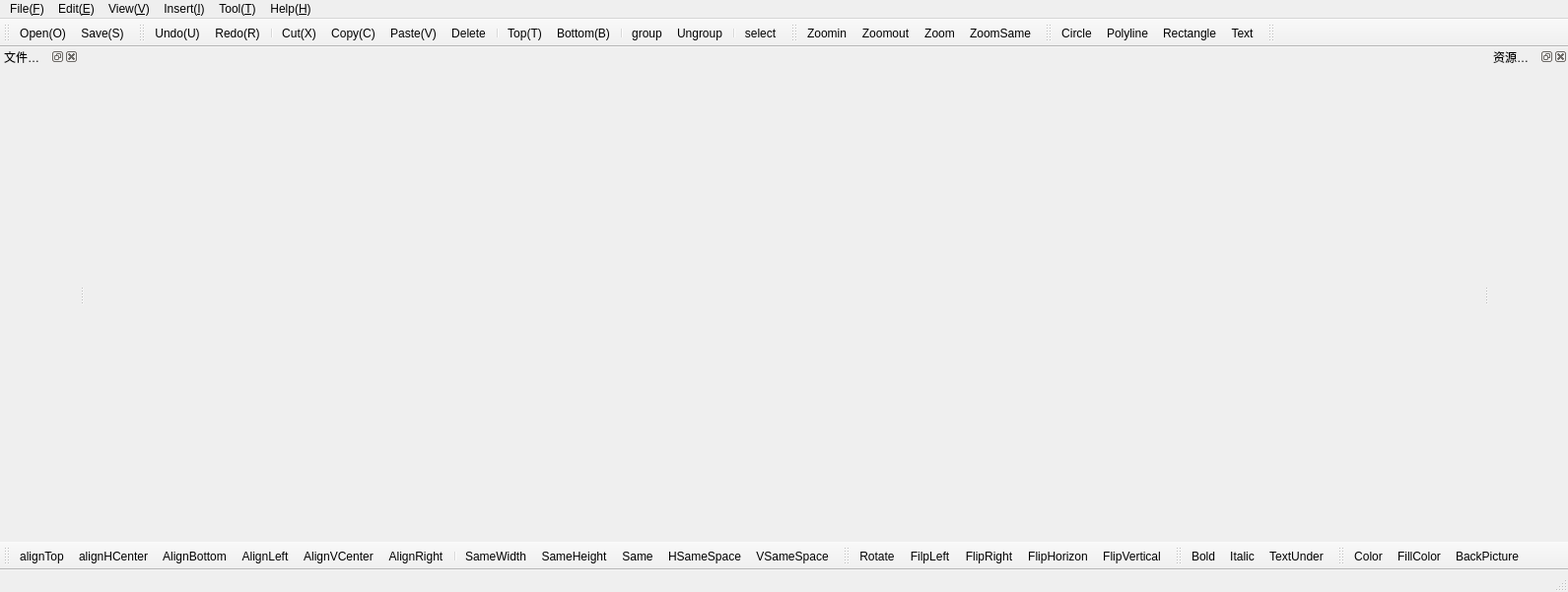
<?xml version="1.0" encoding="UTF-8"?>
<ui version="4.0">
 <class>GraphEditorMainWindow</class>
 <widget class="QMainWindow" name="GraphEditorMainWindow">
  <property name="geometry">
   <rect>
    <x>0</x>
    <y>0</y>
    <width>1591</width>
    <height>601</height>
   </rect>
  </property>
  <property name="windowTitle">
   <string>HDrawGraphMainWindow</string>
  </property>
  <widget class="QWidget" name="centralWidget">
   <layout class="QGridLayout" name="gridLayout">
    <item row="0" column="0">
     <layout class="QHBoxLayout" name="horizontalLayout"/>
    </item>
   </layout>
  </widget>
  <widget class="QMenuBar" name="menuBar">
   <property name="geometry">
    <rect>
     <x>0</x>
     <y>0</y>
     <width>1591</width>
     <height>23</height>
    </rect>
   </property>
   <widget class="QMenu" name="menuFile_F">
    <property name="title">
     <string>File(&amp;F)</string>
    </property>
    <addaction name="actionNew_N"/>
    <addaction name="actionOpen_O"/>
    <addaction name="separator"/>
    <addaction name="actionSave_S"/>
    <addaction name="actionSave_As"/>
    <addaction name="actionPrint_P"/>
    <addaction name="separator"/>
    <addaction name="actionExit_E"/>
   </widget>
   <widget class="QMenu" name="menuEdit_E">
    <property name="title">
     <string>Edit(&amp;E)</string>
    </property>
    <addaction name="actionUndo_U"/>
    <addaction name="actionRedo_R"/>
    <addaction name="separator"/>
    <addaction name="actionCut_X"/>
    <addaction name="actionCopy_C"/>
    <addaction name="actionPaste_V"/>
    <addaction name="actionDelete"/>
    <addaction name="separator"/>
    <addaction name="actionTop_T"/>
    <addaction name="actionBottom_B"/>
    <addaction name="separator"/>
    <addaction name="actionAttribute"/>
   </widget>
   <widget class="QMenu" name="menuView">
    <property name="title">
     <string>View(&amp;V)</string>
    </property>
    <addaction name="actionZoomin"/>
    <addaction name="actionZoomout"/>
    <addaction name="actionZoom"/>
    <addaction name="actionZoomSame"/>
   </widget>
   <widget class="QMenu" name="menuInsert_I">
    <property name="title">
     <string>Insert(&amp;I)</string>
    </property>
    <addaction name="actionLine"/>
    <addaction name="actionRectangle"/>
    <addaction name="actionPolyline"/>
    <addaction name="actionPolygon"/>
    <addaction name="actionArc"/>
    <addaction name="actionText"/>
   </widget>
   <widget class="QMenu" name="menuTool">
    <property name="title">
     <string>Tool(&amp;T)</string>
    </property>
   </widget>
   <widget class="QMenu" name="menuHelp_H">
    <property name="title">
     <string>Help(&amp;H)</string>
    </property>
    <addaction name="actionAbout_A"/>
   </widget>
   <addaction name="menuFile_F"/>
   <addaction name="menuEdit_E"/>
   <addaction name="menuView"/>
   <addaction name="menuInsert_I"/>
   <addaction name="menuTool"/>
   <addaction name="menuHelp_H"/>
  </widget>
  <widget class="QStatusBar" name="statusBar"/>
  <widget class="QDockWidget" name="fileDockWidget">
   <property name="minimumSize">
    <size>
     <width>80</width>
     <height>38</height>
    </size>
   </property>
   <property name="windowTitle">
    <string>文件列表</string>
   </property>
   <attribute name="dockWidgetArea">
    <number>1</number>
   </attribute>
   <widget class="QWidget" name="dockWidgetContents"/>
  </widget>
  <widget class="QDockWidget" name="resDockWidget">
   <property name="minimumSize">
    <size>
     <width>80</width>
     <height>38</height>
    </size>
   </property>
   <property name="maximumSize">
    <size>
     <width>524287</width>
     <height>524287</height>
    </size>
   </property>
   <property name="windowTitle">
    <string>资源列表</string>
   </property>
   <attribute name="dockWidgetArea">
    <number>2</number>
   </attribute>
   <widget class="QWidget" name="dockWidgetContents_2"/>
  </widget>
  <widget class="QToolBar" name="mainToolBar">
   <property name="maximumSize">
    <size>
     <width>16777215</width>
     <height>16777215</height>
    </size>
   </property>
   <property name="iconSize">
    <size>
     <width>20</width>
     <height>20</height>
    </size>
   </property>
   <attribute name="toolBarArea">
    <enum>TopToolBarArea</enum>
   </attribute>
   <attribute name="toolBarBreak">
    <bool>false</bool>
   </attribute>
   <addaction name="actionOpen_O"/>
   <addaction name="actionSave_S"/>
  </widget>
  <widget class="QToolBar" name="AlignBar">
   <property name="windowTitle">
    <string>toolBar</string>
   </property>
   <property name="allowedAreas">
    <set>Qt::BottomToolBarArea</set>
   </property>
   <property name="iconSize">
    <size>
     <width>20</width>
     <height>20</height>
    </size>
   </property>
   <attribute name="toolBarArea">
    <enum>BottomToolBarArea</enum>
   </attribute>
   <attribute name="toolBarBreak">
    <bool>false</bool>
   </attribute>
   <addaction name="actionAlignTop"/>
   <addaction name="actionAlignHCenter"/>
   <addaction name="actionAlignBottom"/>
   <addaction name="actionAlignLeft"/>
   <addaction name="actionAlignVCenter"/>
   <addaction name="actionAlignRight"/>
   <addaction name="separator"/>
   <addaction name="actionSameWidth"/>
   <addaction name="actionSameHeight"/>
   <addaction name="actionSame"/>
   <addaction name="actionHSameSpace"/>
   <addaction name="actionVSameSpace"/>
  </widget>
  <widget class="QToolBar" name="RotateBar">
   <property name="windowTitle">
    <string>toolBar</string>
   </property>
   <attribute name="toolBarArea">
    <enum>BottomToolBarArea</enum>
   </attribute>
   <attribute name="toolBarBreak">
    <bool>false</bool>
   </attribute>
   <addaction name="actionRotate"/>
   <addaction name="actionFilpLeft"/>
   <addaction name="actionFlipRight"/>
   <addaction name="actionFlipHorizon"/>
   <addaction name="actionFlipVertical"/>
  </widget>
  <widget class="QToolBar" name="fontBar">
   <property name="windowTitle">
    <string>toolBar</string>
   </property>
   <attribute name="toolBarArea">
    <enum>BottomToolBarArea</enum>
   </attribute>
   <attribute name="toolBarBreak">
    <bool>false</bool>
   </attribute>
   <addaction name="actionBold"/>
   <addaction name="actionItalic"/>
   <addaction name="actionTextUnder"/>
  </widget>
  <widget class="QToolBar" name="colorBar">
   <property name="windowTitle">
    <string>toolBar</string>
   </property>
   <attribute name="toolBarArea">
    <enum>BottomToolBarArea</enum>
   </attribute>
   <attribute name="toolBarBreak">
    <bool>false</bool>
   </attribute>
   <addaction name="actionColor"/>
   <addaction name="actionFillColor"/>
   <addaction name="actionBackPicture"/>
  </widget>
  <widget class="QToolBar" name="editBar">
   <property name="windowTitle">
    <string>toolBar</string>
   </property>
   <attribute name="toolBarArea">
    <enum>TopToolBarArea</enum>
   </attribute>
   <attribute name="toolBarBreak">
    <bool>false</bool>
   </attribute>
   <addaction name="actionUndo_U"/>
   <addaction name="actionRedo_R"/>
   <addaction name="separator"/>
   <addaction name="actionCut_X"/>
   <addaction name="actionCopy_C"/>
   <addaction name="actionPaste_V"/>
   <addaction name="actionDelete"/>
   <addaction name="separator"/>
   <addaction name="actionTop_T"/>
   <addaction name="actionBottom_B"/>
   <addaction name="separator"/>
   <addaction name="actionGroup"/>
   <addaction name="actionUngroup"/>
   <addaction name="separator"/>
   <addaction name="actionSelect"/>
  </widget>
  <widget class="QToolBar" name="zoomBar">
   <property name="windowTitle">
    <string>toolBar</string>
   </property>
   <attribute name="toolBarArea">
    <enum>TopToolBarArea</enum>
   </attribute>
   <attribute name="toolBarBreak">
    <bool>false</bool>
   </attribute>
   <addaction name="actionZoomin"/>
   <addaction name="actionZoomout"/>
   <addaction name="actionZoom"/>
   <addaction name="actionZoomSame"/>
  </widget>
  <widget class="QToolBar" name="drawBar">
   <property name="windowTitle">
    <string>toolBar</string>
   </property>
   <attribute name="toolBarArea">
    <enum>TopToolBarArea</enum>
   </attribute>
   <attribute name="toolBarBreak">
    <bool>false</bool>
   </attribute>
   <addaction name="actionCircle"/>
   <addaction name="actionPolyline"/>
   <addaction name="actionRectangle"/>
   <addaction name="actionText"/>
  </widget>
  <widget class="QToolBar" name="widgetBar">
   <property name="windowTitle">
    <string>toolBar</string>
   </property>
   <attribute name="toolBarArea">
    <enum>TopToolBarArea</enum>
   </attribute>
   <attribute name="toolBarBreak">
    <bool>false</bool>
   </attribute>
  </widget>
  <action name="actionNew_N">
   <property name="icon">
    <iconset resource="../images.qrc">
     <normaloff>:/images/new.png</normaloff>:/images/new.png</iconset>
   </property>
   <property name="text">
    <string>New(&amp;N)</string>
   </property>
  </action>
  <action name="actionOpen_O">
   <property name="icon">
    <iconset resource="../images.qrc">
     <normaloff>:/images/open.png</normaloff>:/images/open.png</iconset>
   </property>
   <property name="text">
    <string>Open(&amp;O)</string>
   </property>
  </action>
  <action name="actionSave_S">
   <property name="icon">
    <iconset resource="../images.qrc">
     <normaloff>:/images/save.png</normaloff>:/images/save.png</iconset>
   </property>
   <property name="text">
    <string>Save(&amp;S)</string>
   </property>
  </action>
  <action name="actionSave_As">
   <property name="text">
    <string>Save As(&amp;A)</string>
   </property>
  </action>
  <action name="actionPrint_P">
   <property name="text">
    <string>Print(&amp;P)</string>
   </property>
  </action>
  <action name="actionExit_E">
   <property name="text">
    <string>Exit(&amp;E)</string>
   </property>
  </action>
  <action name="actionUndo_U">
   <property name="icon">
    <iconset resource="../images.qrc">
     <normaloff>:/images/edit-undo.png</normaloff>:/images/edit-undo.png</iconset>
   </property>
   <property name="text">
    <string>Undo(&amp;U)</string>
   </property>
  </action>
  <action name="actionRedo_R">
   <property name="icon">
    <iconset resource="../images.qrc">
     <normaloff>:/images/edit-redo.png</normaloff>:/images/edit-redo.png</iconset>
   </property>
   <property name="text">
    <string>Redo(&amp;R)</string>
   </property>
  </action>
  <action name="actionCut_X">
   <property name="icon">
    <iconset resource="../images.qrc">
     <normaloff>:/images/cut.png</normaloff>:/images/cut.png</iconset>
   </property>
   <property name="text">
    <string>Cut(&amp;X)</string>
   </property>
  </action>
  <action name="actionCopy_C">
   <property name="icon">
    <iconset resource="../images.qrc">
     <normaloff>:/images/copy.png</normaloff>:/images/copy.png</iconset>
   </property>
   <property name="text">
    <string>Copy(&amp;C)</string>
   </property>
  </action>
  <action name="actionPaste_V">
   <property name="icon">
    <iconset resource="../images.qrc">
     <normaloff>:/images/paste.png</normaloff>:/images/paste.png</iconset>
   </property>
   <property name="text">
    <string>Paste(&amp;V)</string>
   </property>
  </action>
  <action name="actionDelete">
   <property name="icon">
    <iconset resource="../images.qrc">
     <normaloff>:/images/delete.png</normaloff>:/images/delete.png</iconset>
   </property>
   <property name="text">
    <string>Delete</string>
   </property>
  </action>
  <action name="actionTop_T">
   <property name="icon">
    <iconset resource="../images.qrc">
     <normaloff>:/images/shape_move_front.png</normaloff>:/images/shape_move_front.png</iconset>
   </property>
   <property name="text">
    <string>Top(&amp;T)</string>
   </property>
  </action>
  <action name="actionBottom_B">
   <property name="icon">
    <iconset resource="../images.qrc">
     <normaloff>:/images/shape_move_back.png</normaloff>:/images/shape_move_back.png</iconset>
   </property>
   <property name="text">
    <string>Bottom(&amp;B)</string>
   </property>
  </action>
  <action name="actionAttribute">
   <property name="icon">
    <iconset resource="../images.qrc">
     <normaloff>:/images/config.png</normaloff>:/images/config.png</iconset>
   </property>
   <property name="text">
    <string>Attribute</string>
   </property>
  </action>
  <action name="actionAlignTop">
   <property name="icon">
    <iconset resource="../images.qrc">
     <normaloff>:/images/shape_align_top.png</normaloff>:/images/shape_align_top.png</iconset>
   </property>
   <property name="text">
    <string>alignTop</string>
   </property>
  </action>
  <action name="actionAlignHCenter">
   <property name="icon">
    <iconset resource="../images.qrc">
     <normaloff>:/images/shape_align_middle.png</normaloff>:/images/shape_align_middle.png</iconset>
   </property>
   <property name="text">
    <string>alignHCenter</string>
   </property>
  </action>
  <action name="actionAlignBottom">
   <property name="icon">
    <iconset resource="../images.qrc">
     <normaloff>:/images/shape_align_bottom.png</normaloff>:/images/shape_align_bottom.png</iconset>
   </property>
   <property name="text">
    <string>AlignBottom</string>
   </property>
  </action>
  <action name="actionAlignLeft">
   <property name="icon">
    <iconset resource="../images.qrc">
     <normaloff>:/images/shape_align_left.png</normaloff>:/images/shape_align_left.png</iconset>
   </property>
   <property name="text">
    <string>AlignLeft</string>
   </property>
  </action>
  <action name="actionAlignVCenter">
   <property name="icon">
    <iconset resource="../images.qrc">
     <normaloff>:/images/shape_align_center.png</normaloff>:/images/shape_align_center.png</iconset>
   </property>
   <property name="text">
    <string>AlignVCenter</string>
   </property>
  </action>
  <action name="actionAlignRight">
   <property name="icon">
    <iconset resource="../images.qrc">
     <normaloff>:/images/shape_align_right.png</normaloff>:/images/shape_align_right.png</iconset>
   </property>
   <property name="text">
    <string>AlignRight</string>
   </property>
  </action>
  <action name="actionRotate">
   <property name="icon">
    <iconset resource="../images.qrc">
     <normaloff>:/images/rotate.png</normaloff>:/images/rotate.png</iconset>
   </property>
   <property name="text">
    <string>Rotate</string>
   </property>
  </action>
  <action name="actionFilpLeft">
   <property name="icon">
    <iconset resource="../images.qrc">
     <normaloff>:/images/shape_rotate_anticlockwise.png</normaloff>:/images/shape_rotate_anticlockwise.png</iconset>
   </property>
   <property name="text">
    <string>FilpLeft</string>
   </property>
  </action>
  <action name="actionFlipRight">
   <property name="icon">
    <iconset resource="../images.qrc">
     <normaloff>:/images/shape_rotate_clockwise.png</normaloff>:/images/shape_rotate_clockwise.png</iconset>
   </property>
   <property name="text">
    <string>FlipRight</string>
   </property>
  </action>
  <action name="actionFlipHorizon">
   <property name="icon">
    <iconset resource="../images.qrc">
     <normaloff>:/images/shape_flip_horizontal.png</normaloff>:/images/shape_flip_horizontal.png</iconset>
   </property>
   <property name="text">
    <string>FlipHorizon</string>
   </property>
  </action>
  <action name="actionFlipVertical">
   <property name="icon">
    <iconset resource="../images.qrc">
     <normaloff>:/images/shape_flip_vertical.png</normaloff>:/images/shape_flip_vertical.png</iconset>
   </property>
   <property name="text">
    <string>FlipVertical</string>
   </property>
  </action>
  <action name="actionBold">
   <property name="icon">
    <iconset resource="../images.qrc">
     <normaloff>:/images/text_bold.png</normaloff>:/images/text_bold.png</iconset>
   </property>
   <property name="text">
    <string>Bold</string>
   </property>
  </action>
  <action name="actionItalic">
   <property name="icon">
    <iconset resource="../images.qrc">
     <normaloff>:/images/text_italic.png</normaloff>:/images/text_italic.png</iconset>
   </property>
   <property name="text">
    <string>Italic</string>
   </property>
  </action>
  <action name="actionTextUnder">
   <property name="icon">
    <iconset resource="../images.qrc">
     <normaloff>:/images/text_underline.png</normaloff>:/images/text_underline.png</iconset>
   </property>
   <property name="text">
    <string>TextUnder</string>
   </property>
  </action>
  <action name="actionColor">
   <property name="icon">
    <iconset resource="../images.qrc">
     <normaloff>:/images/format_stroke_color.png</normaloff>:/images/format_stroke_color.png</iconset>
   </property>
   <property name="text">
    <string>Color</string>
   </property>
  </action>
  <action name="actionFillColor">
   <property name="icon">
    <iconset resource="../images.qrc">
     <normaloff>:/images/format_fill_color.png</normaloff>:/images/format_fill_color.png</iconset>
   </property>
   <property name="text">
    <string>FillColor</string>
   </property>
  </action>
  <action name="actionBackPicture">
   <property name="icon">
    <iconset resource="../images.qrc">
     <normaloff>:/images/games_config_background.png</normaloff>:/images/games_config_background.png</iconset>
   </property>
   <property name="text">
    <string>BackPicture</string>
   </property>
  </action>
  <action name="actionGroup">
   <property name="icon">
    <iconset resource="../images.qrc">
     <normaloff>:/images/shape_group.png</normaloff>:/images/shape_group.png</iconset>
   </property>
   <property name="text">
    <string>group</string>
   </property>
  </action>
  <action name="actionUngroup">
   <property name="icon">
    <iconset resource="../images.qrc">
     <normaloff>:/images/shape_ungroup.png</normaloff>:/images/shape_ungroup.png</iconset>
   </property>
   <property name="text">
    <string>Ungroup</string>
   </property>
  </action>
  <action name="actionSelect">
   <property name="icon">
    <iconset resource="../images.qrc">
     <normaloff>:/images/select.png</normaloff>:/images/select.png</iconset>
   </property>
   <property name="text">
    <string>select</string>
   </property>
  </action>
  <action name="actionZoomin">
   <property name="icon">
    <iconset resource="../images.qrc">
     <normaloff>:/images/zoom_in.png</normaloff>:/images/zoom_in.png</iconset>
   </property>
   <property name="text">
    <string>Zoomin</string>
   </property>
  </action>
  <action name="actionZoomout">
   <property name="icon">
    <iconset resource="../images.qrc">
     <normaloff>:/images/zoom_out.png</normaloff>:/images/zoom_out.png</iconset>
   </property>
   <property name="text">
    <string>Zoomout</string>
   </property>
  </action>
  <action name="actionZoom">
   <property name="icon">
    <iconset resource="../images.qrc">
     <normaloff>:/images/zoom.png</normaloff>:/images/zoom.png</iconset>
   </property>
   <property name="text">
    <string>Zoom</string>
   </property>
  </action>
  <action name="actionText">
   <property name="icon">
    <iconset resource="../images.qrc">
     <normaloff>:/images/text.png</normaloff>:/images/text.png</iconset>
   </property>
   <property name="text">
    <string>Text</string>
   </property>
  </action>
  <action name="actionZoomSame">
   <property name="icon">
    <iconset resource="../images.qrc">
     <normaloff>:/images/zoom_same.png</normaloff>:/images/zoom_same.png</iconset>
   </property>
   <property name="text">
    <string>ZoomSame</string>
   </property>
  </action>
  <action name="actionLine">
   <property name="icon">
    <iconset resource="../images.qrc">
     <normaloff>:/images/line.png</normaloff>:/images/line.png</iconset>
   </property>
   <property name="text">
    <string>Line</string>
   </property>
  </action>
  <action name="actionRectangle">
   <property name="icon">
    <iconset resource="../images.qrc">
     <normaloff>:/images/rectangle.png</normaloff>:/images/rectangle.png</iconset>
   </property>
   <property name="text">
    <string>Rectangle</string>
   </property>
  </action>
  <action name="actionPolyline">
   <property name="icon">
    <iconset resource="../images.qrc">
     <normaloff>:/images/polyline.png</normaloff>:/images/polyline.png</iconset>
   </property>
   <property name="text">
    <string>Polyline</string>
   </property>
  </action>
  <action name="actionPolygon">
   <property name="icon">
    <iconset resource="../images.qrc">
     <normaloff>:/images/polygon.png</normaloff>:/images/polygon.png</iconset>
   </property>
   <property name="text">
    <string>Polygon</string>
   </property>
  </action>
  <action name="actionCircle">
   <property name="icon">
    <iconset resource="../images.qrc">
     <normaloff>:/images/circle.png</normaloff>:/images/circle.png</iconset>
   </property>
   <property name="text">
    <string>Circle</string>
   </property>
  </action>
  <action name="actionArc">
   <property name="icon">
    <iconset resource="../images.qrc">
     <normaloff>:/images/arc.png</normaloff>:/images/arc.png</iconset>
   </property>
   <property name="text">
    <string>Arc</string>
   </property>
  </action>
  <action name="actionAbout_A">
   <property name="text">
    <string>About(&amp;A)</string>
   </property>
  </action>
  <action name="actionSameWidth">
   <property name="icon">
    <iconset resource="../images.qrc">
     <normaloff>:/images/edit_samewidth.png</normaloff>:/images/edit_samewidth.png</iconset>
   </property>
   <property name="text">
    <string>SameWidth</string>
   </property>
  </action>
  <action name="actionSameHeight">
   <property name="icon">
    <iconset resource="../images.qrc">
     <normaloff>:/images/edit_sameheight.png</normaloff>:/images/edit_sameheight.png</iconset>
   </property>
   <property name="text">
    <string>SameHeight</string>
   </property>
  </action>
  <action name="actionSame">
   <property name="icon">
    <iconset resource="../images.qrc">
     <normaloff>:/images/edit_samesize.png</normaloff>:/images/edit_samesize.png</iconset>
   </property>
   <property name="text">
    <string>Same</string>
   </property>
  </action>
  <action name="actionHSameSpace">
   <property name="icon">
    <iconset resource="../images.qrc">
     <normaloff>:/images/edit_align_samespace_h.png</normaloff>:/images/edit_align_samespace_h.png</iconset>
   </property>
   <property name="text">
    <string>HSameSpace</string>
   </property>
  </action>
  <action name="actionVSameSpace">
   <property name="icon">
    <iconset resource="../images.qrc">
     <normaloff>:/images/edit_align_samespace_v.png</normaloff>:/images/edit_align_samespace_v.png</iconset>
   </property>
   <property name="text">
    <string>VSameSpace</string>
   </property>
  </action>
 </widget>
 <layoutdefault spacing="6" margin="11"/>
 <resources>
  <include location="../images.qrc"/>
 </resources>
 <connections/>
</ui>
